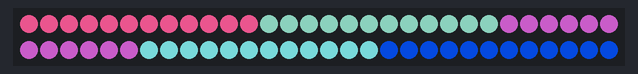
The sketch below on a simulated Arduino Uno, built with avr-gcc and run on an emulated ATmega328P. On the bench: 60 RGB LEDs in strip order, left to right, continuing on the next row. Dim RGB values are drawn brighter than linear; random numbers use the default seed unless the sketch sets one.

Above: at 4.0 s.
At 6.23 s:
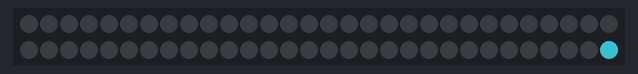
At 9.9 s:
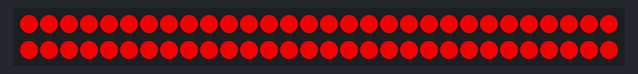
At 15.6 s:
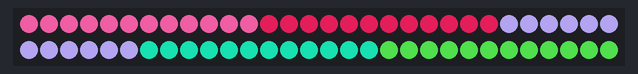
At 27.1 s:
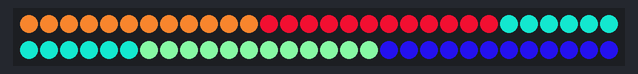
At 38.7 s:
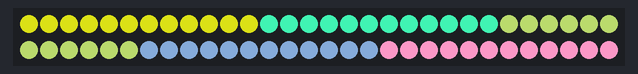

The sketch:

neostriptest.ino
```cpp
#include <Adafruit_NeoPixel.h>

#define PIN 6

// Parameter 1 = number of pixels in strip
// Parameter 2 = pin number (most are valid)
// Parameter 3 = pixel type flags, add together as needed:
//   NEO_RGB     Pixels are wired for RGB bitstream
//   NEO_GRB     Pixels are wired for GRB bitstream
//   NEO_KHZ400  400 KHz bitstream (e.g. FLORA pixels)
//   NEO_KHZ800  800 KHz bitstream (e.g. High Density LED strip)
Adafruit_NeoPixel strip = Adafruit_NeoPixel(60, PIN, NEO_GRB + NEO_KHZ800);

uint32_t WHITE = strip.Color(255, 255, 255);
int c = 0;

void setup() {
  strip.begin();
  strip.show(); // Initialize all pixels to 'off'
}

/**
 void loop() {
  // Some example procedures showing how to display to the pixels:
  //colorWipe(strip.Color(255, 0, 0), 1); // Red
  //colorWipe(strip.Color(0, 255, 0), 50); // Green
  //colorWipe(strip.Color(0, 0, 255), 50); // Blue
  //rainbow(20);
  //rainbowCycle(1);
}*/

void loop() {
  clear();
  //if (c++ > 5)
  //  stopLights();

  starLights();
  clear();
  fiveColors();
  clear();
  kitEyes(1, 20);
  clear();
  lightAll();
}

void stopLights(){
  clear();
  while(true){
  }
}

void lightAll(){
  uint32_t c = getRandomColor();
  for(uint16_t i=0; i<strip.numPixels(); i++) {
    strip.setPixelColor(i, c);
  }
  fadeIn();
  fadeOut();
}

void fadeOut(){
  for(uint16_t i=255; i>1; i--){
    strip.setBrightness(i);
    strip.show();
    delay(5);
  }
}

void fadeIn(){
  for(uint16_t i=1; i<255; i++){
    strip.setBrightness(i);
    strip.show();
    delay(5);
  }
}

void starLights(){
  uint32_t c1 = getRandomColor();

  for(uint16_t i=0; i<12; i++) {
    strip.setPixelColor(i, c1);
    strip.setPixelColor(i + 12, c1);
    strip.setPixelColor(i + 24, c1);
    strip.setPixelColor(i + 36, c1);
    strip.setPixelColor(i + 48, c1);
    delay(100);
    strip.show();
  }

  c1 = getRandomColor();
  for(uint16_t i=0; i<12; i++) {
    strip.setPixelColor(strip.numPixels() - i, c1);
    strip.setPixelColor(strip.numPixels() - (12 + i), c1);
    strip.setPixelColor(strip.numPixels() - (24 + i), c1);
    strip.setPixelColor(strip.numPixels() - (36 + i), c1);
    strip.setPixelColor(strip.numPixels() - (48 + i), c1);
    delay(100);
    strip.show();
  }
}

uint32_t getRandomColor(){
  return strip.Color(random(0, 255), random(0, 255), random(0, 255));
}

void kitEyes(uint16_t s, uint8_t wait){
  if (s < 0 || s > 5)
    s = 5;

  uint32_t c1 = getRandomColor();
  for(uint16_t i=0; i<strip.numPixels(); i++) {
    strip.setPixelColor(i, c1);

    uint16_t g = i - s;
    g = g < 0 ? i: g;
    strip.setPixelColor(g, 0);
    delay(wait);
    strip.show();
  }

  c1 = getRandomColor();
   for(uint16_t i=strip.numPixels(); i>0; i--) {
    strip.setPixelColor(i, c1);

    uint16_t g = i + s;
    g = g < 0 ? i: g;
    strip.setPixelColor(g, 0);
    delay(wait);
    strip.show();
  }
}
void fiveColors(){
  delay(500);
  lightStrip(0, 12, getRandomColor(), 500);
  lightStrip(12, 24, getRandomColor(), 500);
  lightStrip(24, 36, getRandomColor(), 500);
  lightStrip(36, 48, getRandomColor(), 500);
  lightStrip(48, 60, getRandomColor(), 500);
  delay(500);
  clear();
}

void clear(){
  strip.setBrightness(255);
  for(uint16_t i=0; i<strip.numPixels() ; i++) {
      strip.setPixelColor(i, 0);
  }
  strip.show();
}

void lightStrip(uint16_t startPos, uint16_t endPos, uint32_t c, uint8_t wait){
  endPos = (endPos > strip.numPixels()) ? strip.numPixels() : endPos;
  for(uint16_t i=startPos; i<endPos; i++) {
      strip.setPixelColor(i, c);
  }
  strip.show();
  delay(wait);
}

// Fill the dots one after the other with a color
void colorWipe(uint32_t c, uint8_t wait) {
  for(uint16_t i=0; i<strip.numPixels(); i++) {
      strip.setPixelColor(i, c);
      strip.show();
      delay(wait);
  }
}

void rainbow(uint8_t wait) {
  uint16_t i, j;

  for(j=0; j<256; j++) {
    for(i=0; i<strip.numPixels(); i++) {
      strip.setPixelColor(i, Wheel((i+j) & 255));
    }
    delay(wait);
    strip.show();
  }
}

// Slightly different, this makes the rainbow equally distributed throughout
void rainbowCycle(uint8_t wait) {
  uint16_t i, j;

  for(j=0; j<256*5; j++) { // 5 cycles of all colors on wheel
    for(i=0; i< strip.numPixels(); i++) {
      strip.setPixelColor(i, Wheel(((i * 256 / strip.numPixels()) + j) & 255));
    }
    strip.show();
    delay(wait);
  }
}

// Input a value 0 to 255 to get a color value.
// The colours are a transition r - g - b - back to r.
uint32_t Wheel(byte WheelPos) {
  if(WheelPos < 85) {
   return strip.Color(WheelPos * 3, 255 - WheelPos * 3, 0);
  } else if(WheelPos < 170) {
   WheelPos -= 85;
   return strip.Color(255 - WheelPos * 3, 0, WheelPos * 3);
  } else {
   WheelPos -= 170;
   return strip.Color(0, WheelPos * 3, 255 - WheelPos * 3);
  }
}
```

Measured:
- what the display in image 0 shows lasts 0.7 s, from 4.0 s to 4.7 s
